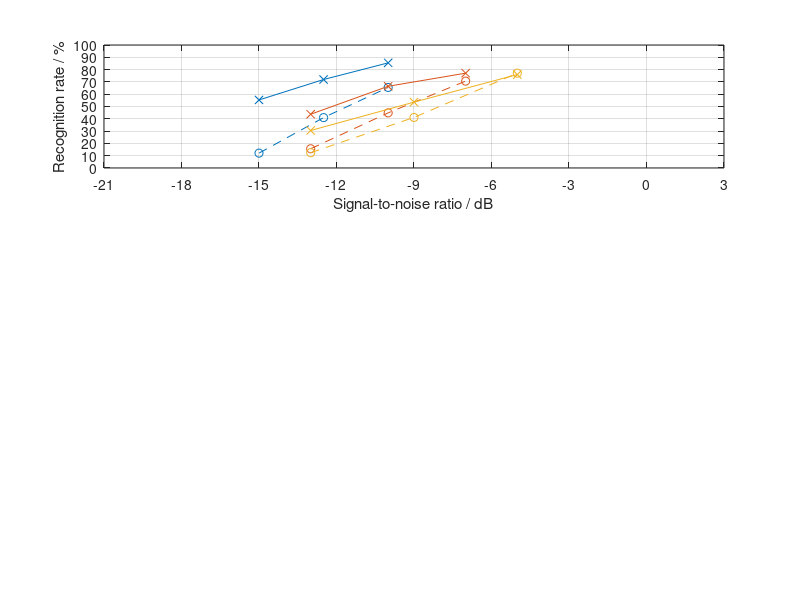

The MATLAB script that drew this image: (Note: this script raises an error after producing the figure.)
close all
clear
clc

graphics_toolkit qt;

% Copy of raw data
german_snrs_near = [-15.0 -12.5 -10.0];
german_snrs_mid  = [-13.0 -10.0 -7.0];
german_snrs_far  = [-13.0 -9.0 -5.0];

german_data_near_plain  = [0.2 0.6 0.9; 0.1 0.2 0.7; 0.0 0.4 0.2; 0.0 0.6 0.6; 0.1 0.8 0.7; 0.1 0.6 0.7; 0.3 0.6 0.5; 0.1 0.5 0.5; 0.1 0.3 1.0; 0.7 0.5 1.0; 0.2 0.4 0.8; 0.2 0.7 0.5; 0.1 0.6 0.2; 0.1 0.2 0.6; 0.0 0.3 0.8; 0.2 0.4 0.7; 0.1 0.2 0.4; 0.3 0.7 0.7; 0.0 0.1 0.8; 0.1 0.3 0.3; 0.1 0.1 0.9; 0.1 0.2 0.5; 0.2 0.5 0.5; 0.3 0.4 1.0; 0.3 0.5 0.9; 0.2 0.6 0.7; 0.0 0.1 0.7; 0.0 0.4 0.4; 0.1 0.2 0.6; 0.2 0.4 0.5; 0.1 0.4 0.6; 0.1 0.4 0.4; 0.1 0.2 0.8; 0.2 0.8 0.9; 0.3 0.5 0.7; 0.1 0.5 0.4; 0.1 0.5 0.7; 0.1 0.1 0.7; 0.2 0.1 0.5; 0.0 0.6 0.5; 0.2 0.6 0.7; 0.1 0.4 0.8; 0.2 0.6 0.6; 0.1 0.3 0.7; 0.0 0.2 0.4; 0.1 0.7 0.4; 0.0 0.2 1.0; 0.0 0.1 0.4; 0.2 0.3 1.0; 0.0 0.5 1.0; 0.0 0.8 0.6; 0.0 0.5 0.9; 0.2 0.3 0.7; 0.0 0.6 0.8; 0.2 0.4 0.7; 0.0 0.6 0.8; 0.0 0.4 0.6; 0.0 0.2 0.9; 0.1 0.4 0.4; 0.0 0.2 0.4; 0.2 0.3 0.7; 0.1 0.3 0.6];
german_data_near_proc   = [0.4 0.7 0.6; 0.3 0.5 0.9; 0.9 1.0 0.9; 0.5 0.5 1.0; 0.6 0.9 1.0; 0.5 0.8 0.8; 0.9 1.0 0.8; 0.5 1.0 1.0; 0.7 0.6 1.0; 0.9 0.6 1.0; 0.5 1.0 0.8; 0.4 0.8 0.9; 0.3 0.6 0.9; 0.7 0.9 1.0; 0.9 0.8 0.9; 0.7 0.7 1.0; 0.7 0.9 1.0; 0.9 0.7 0.9; 0.4 0.8 0.4; 0.3 0.7 0.8; 0.7 0.7 0.8; 0.3 0.7 1.0; 0.6 0.8 0.8; 0.7 0.8 1.0; 0.6 0.8 1.0; 0.3 0.5 0.8; 0.4 0.5 1.0; 0.7 0.7 0.7; 0.6 0.5 0.8; 0.6 0.8 0.9; 0.6 0.3 0.8; 0.7 0.5 0.7; 0.5 0.6 0.9; 0.3 0.5 0.6; 0.5 0.8 0.8; 0.7 0.9 0.8; 0.5 0.8 0.8; 0.5 0.6 0.8; 0.2 0.9 1.0; 0.8 0.9 0.7; 0.7 1.0 0.9; 0.6 0.5 0.9; 0.4 0.7 1.0; 0.9 0.7 1.0; 0.3 0.5 0.8; 0.4 0.8 0.3; 0.4 0.8 1.0; 0.3 0.6 0.7; 0.5 0.8 0.8; 0.4 0.9 0.9; 0.5 0.7 1.0; 0.4 0.5 0.9; 0.4 0.7 0.7; 0.5 0.8 1.0; 0.5 0.9 0.8; 0.6 0.7 0.9; 0.7 0.8 0.8; 0.4 0.4 1.0; 0.7 0.4 1.0; 0.9 0.9 0.9; 0.7 0.7 0.6; 0.3 0.7 0.8];
german_data_mid_plain   = [0.0 0.7 0.8; 0.5 0.5 0.5; 0.0 0.3 0.7; 0.2 0.7 0.8; 0.6 0.3 1.0; 0.2 0.7 0.6; 0.1 0.7 0.9; 0.2 0.5 1.0; 0.1 0.3 0.9; 0.3 0.6 0.9; 0.5 0.4 1.0; 0.2 0.6 0.8; 0.2 0.3 0.7; 0.1 0.7 0.8; 0.2 0.5 1.0; 0.3 0.2 0.8; 0.0 0.2 0.5; 0.0 0.5 1.0; 0.1 0.2 0.7; 0.2 0.6 0.8; 0.1 0.3 0.7; 0.0 0.6 0.7; 0.1 0.4 0.5; 0.1 0.5 0.8; 0.0 0.7 0.9; 0.1 0.6 0.7; 0.0 0.4 0.8; 0.1 0.8 0.8; 0.1 0.6 0.7; 0.3 0.7 0.7; 0.0 0.3 0.4; 0.3 0.1 0.8; 0.1 0.0 0.4; 0.3 0.5 1.0; 0.2 0.3 0.8; 0.0 0.8 0.7; 0.1 0.4 0.8; 0.2 0.3 0.5; 0.3 0.3 0.5; 0.5 0.5 0.5; 0.3 0.3 0.6; 0.0 0.4 0.8; 0.1 0.8 0.3; 0.0 0.7 1.0; 0.0 0.3 0.9; 0.0 0.5 0.2; 0.2 0.7 0.9; 0.1 0.0 0.6; 0.5 0.7 1.0; 0.1 0.2 0.6; 0.0 0.4 0.7; 0.0 0.3 0.5; 0.3 0.7 1.0; 0.2 0.5 0.8; 0.2 0.3 0.6; 0.2 0.6 0.2; 0.2 0.2 0.7; 0.0 0.3 0.6; 0.0 0.4 0.3; 0.1 0.3 0.0; 0.2 0.2 0.8; 0.1 0.4 0.8];
german_data_mid_proc    = [0.1 0.6 1.0; 0.6 0.4 0.7; 0.1 0.7 0.9; 0.4 0.8 0.8; 0.1 0.5 1.0; 0.9 0.2 1.0; 0.6 0.7 0.7; 0.7 0.8 0.9; 0.5 0.9 0.8; 0.9 0.7 0.9; 0.3 0.7 0.7; 0.6 0.7 0.8; 0.7 0.7 0.9; 0.6 0.7 1.0; 0.6 0.8 0.9; 0.2 0.6 0.6; 0.4 0.9 0.5; 0.7 0.8 1.0; 0.4 0.8 1.0; 0.3 0.9 0.3; 0.3 0.4 0.4; 0.3 0.3 0.6; 0.5 0.7 0.8; 0.9 0.5 0.5; 0.5 0.8 0.9; 0.2 0.9 0.8; 0.5 0.9 0.9; 0.0 0.8 0.5; 0.3 0.9 0.8; 0.2 0.7 0.6; 0.4 0.7 0.9; 0.6 1.0 0.9; 0.7 0.5 0.9; 0.5 0.8 0.5; 0.4 0.7 0.7; 0.3 0.5 0.7; 0.1 0.6 0.6; 0.7 0.6 0.8; 0.4 0.5 0.9; 0.3 0.8 0.3; 0.7 0.7 0.8; 0.5 0.7 0.8; 0.9 1.0 1.0; 0.7 0.8 0.8; 0.5 0.6 0.9; 0.3 0.4 0.9; 0.8 0.7 0.9; 0.3 0.6 0.7; 0.5 0.6 1.0; 0.2 0.6 0.6; 0.2 0.5 0.9; 0.4 0.5 0.8; 0.3 1.0 1.0; 0.5 0.6 0.6; 0.4 1.0 1.0; 0.2 0.6 0.5; 0.2 0.6 0.7; 0.3 0.6 0.5; 0.5 0.5 0.6; 0.2 0.2 0.6; 0.4 0.5 0.8; 0.3 0.4 1.0];
german_data_far_plain   = [0.1 0.4 0.6; 0.3 0.4 0.8; 0.3 0.3 0.7; 0.1 0.2 0.7; 0.3 0.4 1.0; 0.2 0.4 0.6; 0.1 0.3 0.9; 0.3 0.6 0.7; 0.0 0.1 0.9; 0.2 0.5 1.0; 0.0 0.6 0.6; 0.2 0.6 0.8; 0.1 0.3 0.7; 0.3 0.2 0.3; 0.2 0.8 0.7; 0.3 0.8 0.9; 0.0 0.1 0.8; 0.2 0.8 0.9; 0.0 0.0 0.9; 0.0 0.1 0.8; 0.2 0.2 0.7; 0.1 0.5 0.6; 0.4 0.8 0.8; 0.2 0.9 0.8; 0.0 0.5 0.9; 0.1 0.3 1.0; 0.0 0.3 0.7; 0.2 0.2 0.8; 0.0 0.3 0.5; 0.0 0.5 1.0; 0.0 0.4 0.7; 0.0 0.4 0.8; 0.0 0.5 0.8; 0.3 0.5 0.8; 0.0 0.8 0.9; 0.0 0.7 0.8; 0.0 0.2 0.9; 0.1 0.1 0.8; 0.1 0.4 0.9; 0.0 0.0 0.9; 0.5 0.5 0.9; 0.3 0.3 0.8; 0.1 0.4 0.6; 0.0 0.8 0.6; 0.1 0.2 0.8; 0.1 0.5 0.5; 0.3 0.8 0.9; 0.0 0.1 0.9; 0.0 0.6 0.6; 0.2 0.3 0.7; 0.3 0.7 0.8; 0.0 0.4 0.6; 0.1 0.7 0.7; 0.2 0.3 0.8; 0.1 0.3 0.7; 0.0 0.3 0.9; 0.2 0.1 0.9; 0.0 0.2 0.8; 0.0 0.5 0.9; 0.0 0.1 0.8; 0.0 0.5 0.9; 0.3 0.5 0.3];
german_data_far_proc    = [0.1 0.4 0.7; 0.6 0.7 0.4; 0.1 0.9 1.0; 0.6 0.3 0.8; 0.6 0.4 0.9; 0.3 0.3 0.9; 0.1 0.7 0.9; 0.3 0.6 0.9; 0.2 0.7 0.7; 0.7 0.9 1.0; 0.7 1.0 0.9; 0.0 0.5 0.7; 0.6 0.7 1.0; 0.4 1.0 0.8; 0.2 0.7 0.8; 0.2 0.2 0.8; 0.2 0.5 0.9; 0.2 1.0 0.5; 0.3 0.4 0.6; 0.0 0.4 0.6; 0.0 0.3 0.7; 0.0 0.4 0.4; 0.5 0.3 1.0; 0.5 0.8 1.0; 0.2 0.4 0.9; 0.2 0.4 0.8; 0.0 0.3 0.7; 0.1 0.4 0.9; 0.3 0.3 0.9; 0.3 0.6 0.6; 0.3 0.7 0.8; 0.1 0.5 0.8; 0.8 0.5 0.6; 0.1 0.5 0.9; 0.7 0.3 1.0; 0.2 0.7 0.4; 0.2 0.4 0.6; 0.5 0.1 0.7; 0.8 0.3 0.7; 0.0 0.2 1.0; 0.1 0.4 0.6; 0.3 0.7 0.9; 0.5 0.6 1.0; 0.3 0.7 0.7; 0.5 0.3 0.6; 0.0 0.2 0.7; 0.5 0.5 0.8; 0.5 0.8 0.7; 0.3 0.6 0.9; 0.2 0.7 0.8; 0.6 0.7 0.3; 0.2 0.4 0.8; 0.3 0.7 0.8; 0.3 0.6 0.6; 0.2 0.7 1.0; 0.6 0.8 0.7; 0.4 0.4 0.9; 0.0 0.4 0.8; 0.2 0.9 0.6; 0.3 0.5 0.7; 0.2 0.5 0.4; 0.2 0.4 0.6];

english_snrs_near = [-13.0 -8.5 -4.0];
english_snrs_mid  = [-11.0 -5 1.0];
english_snrs_far  = [-10.0 -4.0 2.0];

english_data_near_plain = [0.0 0.0 0.4; 0.5 0.2 0.7; 0.0 0.1 0.5; 0.0 0.1 0.7; 0.1 0.2 0.4; 0.1 0.4 0.7; 0.0 0.1 0.1; 0.0 0.4 0.7; 0.3 0.3 0.9; 0.0 0.0 1.0; 0.0 0.1 0.6; 0.2 0.3 0.8; 0.2 0.2 0.6; 0.0 0.0 0.3; 0.3 0.2 0.6; 0.2 0.0 0.8; 0.0 0.4 0.7; 0.0 0.0 0.4; 0.0 0.4 0.4; 0.0 0.5 0.9; 0.2 0.2 0.5; 0.0 0.0 0.6; 0.0 0.4 0.6; 0.2 0.3 0.1; 0.0 0.1 0.2; 0.0 0.1 0.5; 0.0 0.3 0.5; 0.0 0.2 0.6; 0.0 0.2 0.4; 0.0 0.1 0.7; 0.2 0.2 0.5; 0.0 0.1 0.9; 0.0 0.0 0.1; 0.0 0.2 0.3; 0.0 0.2 0.7; 0.0 0.1 0.3; 0.0 0.1 0.6; 0.1 0.0 0.4; 0.1 0.1 0.5; 0.0 0.1 0.7; 0.0 0.4 0.5; 0.0 0.0 0.2; 0.4 0.1 0.5; 0.2 0.3 0.4; 0.0 0.5 0.2; 0.0 0.4 0.2; 0.1 0.1 0.5; 0.0 0.2 0.6; 0.3 0.1 0.4; 0.0 0.2 0.4; 0.1 0.3 0.7; 0.0 0.0 0.2; 0.1 0.3 0.5; 0.0 0.4 0.7; 0.2 0.1 0.5; 0.0 0.1 0.5; 0.0 0.0 0.0; 0.0 0.1 0.3; 0.0 0.3 0.7; 0.0 0.0 0.5; 0.0 0.4 0.2; 0.2 0.2 0.7; 0.1 0.2 0.3];
english_data_near_proc  = [0.2 0.2 0.5; 0.1 0.1 0.6; 0.3 0.7 0.8; 0.0 0.2 0.6; 0.0 0.0 0.5; 0.1 0.8 0.7; 0.2 0.2 0.6; 0.1 0.3 0.5; 0.1 0.3 0.6; 0.1 0.4 0.5; 0.0 0.5 0.5; 0.5 0.3 0.9; 0.0 0.0 0.6; 0.0 0.3 0.7; 0.1 0.3 0.6; 0.0 0.4 0.6; 0.0 0.2 0.8; 0.0 0.2 0.5; 0.2 0.7 1.0; 0.1 0.3 0.8; 0.4 0.4 0.5; 0.1 0.3 0.4; 0.1 0.4 0.9; 0.1 0.2 0.4; 0.0 0.0 0.4; 0.1 0.2 0.6; 0.0 0.2 0.5; 0.0 0.4 0.8; 0.0 0.3 0.8; 0.0 0.4 0.6; 0.3 0.2 0.8; 0.1 0.0 1.0; 0.0 0.2 0.7; 0.0 0.2 0.7; 0.0 0.7 0.4; 0.5 0.5 0.5; 0.2 0.3 0.7; 0.0 0.1 0.4; 0.0 0.3 0.3; 0.0 0.0 0.5; 0.0 0.3 0.6; 0.0 0.3 0.6; 0.0 0.8 0.6; 0.2 0.1 0.4; 0.4 0.8 0.8; 0.0 0.4 0.8; 0.3 0.6 0.6; 0.3 0.4 0.2; 0.4 0.2 0.4; 0.0 0.2 0.6; 0.0 0.2 0.7; 0.0 0.1 0.7; 0.1 0.3 0.4; 0.2 0.7 0.7; 0.2 0.4 0.9; 0.0 0.4 0.9; 0.1 0.1 0.1; 0.0 0.4 0.7; 0.1 0.3 0.2; 0.0 0.2 0.7; 0.2 0.4 0.3; 0.0 0.3 0.4; 0.3 0.3 0.2];
english_data_mid_plain  = [0.1 0.4 0.6; 0.4 0.5 0.8; 0.1 0.1 0.5; 0.0 0.5 0.7; 0.2 0.5 0.8; 0.5 0.7 0.8; 0.0 0.0 0.2; 0.1 0.4 0.9; 0.3 0.5 0.6; 0.2 0.6 0.8; 0.1 0.7 0.7; 0.2 0.2 0.9; 0.2 0.5 0.4; 0.1 0.4 0.8; 0.2 0.6 0.6; 0.1 0.4 0.9; 0.2 0.4 0.8; 0.0 0.4 0.4; 0.4 0.5 0.9; 0.1 0.6 0.9; 0.4 0.7 0.7; 0.0 0.6 0.9; 0.0 0.4 0.8; 0.1 0.4 0.9; 0.1 0.3 0.6; 0.2 0.5 0.5; 0.1 0.7 0.6; 0.0 0.6 0.8; 0.0 0.3 0.7; 0.1 0.6 1.0; 0.2 0.1 0.7; 0.1 0.0 0.8; 0.1 0.7 0.8; 0.0 0.5 0.5; 0.1 0.6 0.8; 0.2 0.4 0.8; 0.1 0.3 0.8; 0.0 0.1 0.6; 0.2 0.2 0.8; 0.1 0.2 0.7; 0.0 0.4 0.7; 0.1 0.5 0.9; 0.2 0.3 0.9; 0.1 0.7 0.9; 0.3 0.7 0.8; 0.2 0.5 0.4; 0.1 0.7 0.8; 0.2 0.8 0.8; 0.0 0.5 0.7; 0.0 0.5 0.7; 0.1 0.1 0.7; 0.4 0.5 1.0; 0.1 0.5 0.6; 0.2 0.4 0.7; 0.1 0.8 0.8; 0.1 0.1 0.6; 0.1 0.0 0.2; 0.0 0.4 0.7; 0.2 0.7 0.7; 0.0 0.3 0.9; 0.2 0.3 1.0; 0.0 0.4 0.9; 0.2 0.1 0.4];
english_data_mid_proc   = [0.0 0.5 0.6; 0.5 0.2 0.9; 0.2 0.2 0.4; 0.2 0.7 0.8; 0.0 0.0 1.0; 0.1 0.4 0.9; 0.0 0.4 0.4; 0.0 0.5 0.6; 0.2 0.8 0.7; 0.1 0.6 0.6; 0.1 0.8 0.4; 0.2 0.2 0.8; 0.0 0.9 0.9; 0.3 0.4 0.9; 0.6 0.5 0.9; 0.1 0.4 0.5; 0.1 0.6 0.9; 0.0 0.1 1.0; 0.0 0.3 0.9; 0.7 0.6 0.9; 0.0 0.8 0.7; 0.0 0.6 0.4; 0.2 0.5 0.3; 0.2 0.5 0.8; 0.0 0.3 0.4; 0.3 0.6 0.8; 0.2 0.5 0.6; 0.0 0.1 0.8; 0.0 0.3 0.7; 0.0 0.6 0.5; 0.1 0.7 1.0; 0.0 0.2 0.7; 0.2 0.7 0.5; 0.0 0.8 0.5; 0.3 0.6 0.8; 0.2 0.1 0.6; 0.3 0.7 0.9; 0.1 0.3 0.9; 0.1 0.4 0.6; 0.0 0.5 0.8; 0.2 0.6 0.5; 0.5 0.2 0.9; 0.1 0.8 1.0; 0.3 0.4 0.9; 0.2 0.7 1.0; 0.1 0.3 0.8; 0.2 0.3 0.8; 0.2 0.5 0.5; 0.0 0.4 0.8; 0.5 0.3 0.6; 0.1 0.3 0.6; 0.2 0.1 0.6; 0.2 0.2 0.8; 0.1 0.8 0.6; 0.0 0.4 1.0; 0.1 0.5 0.3; 0.0 0.0 0.2; 0.3 0.7 1.0; 0.3 0.3 1.0; 0.0 0.2 0.7; 0.2 0.6 0.5; 0.0 0.0 0.8; 0.2 0.6 0.5];
english_data_far_plain  = [0.1 0.0 0.4; 0.6 0.9 1.0; 0.3 0.3 0.8; 0.1 0.5 0.6; 0.1 0.5 0.7; 0.5 0.4 0.6; 0.0 0.1 0.7; 0.4 0.5 0.9; 0.5 0.5 0.9; 0.0 0.4 0.8; 0.2 0.5 0.6; 0.2 0.4 0.6; 0.3 0.6 0.9; 0.3 0.5 0.9; 0.3 0.4 0.9; 0.1 0.4 0.9; 0.0 0.0 1.0; 0.0 0.0 0.3; 0.2 0.4 0.9; 0.6 0.7 0.8; 0.2 0.6 0.8; 0.2 0.5 0.7; 0.1 0.6 0.5; 0.0 0.5 0.7; 0.7 0.3 0.6; 0.0 0.5 0.6; 0.0 0.4 0.8; 0.0 0.7 0.8; 0.1 0.4 0.8; 0.0 0.4 0.8; 0.4 0.3 0.7; 0.0 0.2 0.5; 0.3 0.4 0.9; 0.0 0.1 0.5; 0.2 0.3 0.9; 0.1 0.3 0.7; 0.3 0.6 0.8; 0.0 0.2 0.6; 0.0 0.0 0.7; 0.1 0.7 0.6; 0.1 0.5 0.7; 0.0 0.5 0.9; 0.2 0.3 0.6; 0.2 0.6 0.9; 0.4 0.3 1.0; 0.4 0.6 0.9; 0.4 0.4 0.8; 0.5 0.5 0.8; 0.1 0.5 0.9; 0.2 0.6 0.9; 0.0 0.1 0.6; 0.1 0.3 0.8; 0.2 0.5 0.8; 0.2 0.4 0.6; 0.2 0.5 0.8; 0.0 0.7 0.6; 0.0 0.0 0.3; 0.0 0.6 0.9; 0.1 0.4 0.8; 0.1 0.4 0.9; 0.1 0.8 1.0; 0.3 0.1 0.7; 0.1 0.7 0.5];
english_data_far_proc   = [0.1 0.4 0.8; 0.5 0.5 0.8; 0.1 0.2 0.9; 0.0 0.7 0.9; 0.1 0.1 0.5; 0.1 0.5 1.0; 0.0 0.2 0.6; 0.3 0.3 0.6; 0.2 0.7 0.6; 0.0 0.3 0.3; 0.0 0.2 0.7; 0.0 0.6 0.6; 0.4 0.5 0.7; 0.4 0.9 0.9; 0.3 0.4 0.8; 0.2 0.5 0.7; 0.2 0.4 0.4; 0.0 0.0 0.4; 0.0 0.3 0.7; 0.1 0.7 1.0; 0.0 0.7 0.8; 0.3 0.3 0.8; 0.2 0.6 0.6; 0.4 0.2 0.9; 0.2 0.2 0.5; 0.1 0.6 0.9; 0.3 0.7 0.3; 0.0 0.3 0.5; 0.3 0.3 0.3; 0.0 0.4 0.6; 0.1 0.5 0.8; 0.1 0.5 0.7; 0.1 0.3 0.7; 0.0 0.2 0.8; 0.1 0.3 0.9; 0.2 0.3 0.3; 0.2 0.5 0.9; 0.1 0.2 0.3; 0.0 0.5 0.5; 0.0 0.5 0.6; 0.3 0.6 0.6; 0.0 0.2 0.6; 0.0 0.9 0.8; 0.2 0.7 0.7; 0.8 0.8 1.0; 0.2 0.2 0.9; 0.2 0.7 0.6; 0.0 0.4 0.4; 0.1 0.7 0.7; 0.3 0.2 0.6; 0.1 0.4 0.6; 0.0 0.2 1.0; 0.4 0.5 0.3; 0.1 0.2 0.6; 0.0 0.9 1.0; 0.0 0.8 0.3; 0.3 0.0 0.5; 0.0 0.4 0.7; 0.1 0.5 1.0; 0.0 0.0 0.2; 0.3 0.5 0.9; 0.0 0.3 0.9; 0.4 0.6 0.4];

spanish_snrs_near = [-17.5 -14.5 -11.5];
spanish_snrs_mid  = [-17.0 -14.0 -11.0];
spanish_snrs_far  = [-18.0 -14.0 -10.0];

spanish_data_near_plain = [0.0 0.7 0.4; 0.4 0.6 0.7; 0.2 0.4 0.6; 0.0 0.6 0.7; 0.0 0.7 0.4; 0.1 0.5 0.7; 0.4 0.1 0.9; 0.0 0.0 0.8; 0.0 0.5 0.5; 0.1 0.1 0.4; 0.0 0.5 0.4; 0.1 0.5 0.6; 0.1 0.1 0.9; 0.0 0.1 0.9; 0.1 0.6 0.3; 0.0 0.6 0.8; 0.1 0.0 0.3; 0.2 0.9 1.0; 0.3 0.8 0.8; 0.2 0.6 0.9; 0.4 0.6 1.0; 0.0 0.3 0.5; 0.0 0.4 0.2; 0.0 0.6 0.8; 0.1 0.6 0.6; 0.1 0.7 0.7; 0.0 0.1 0.5; 0.0 0.1 0.3; 0.2 0.9 0.8; 0.0 0.0 0.5; 0.0 0.6 0.8; 0.2 0.3 0.9; 0.3 0.9 1.0; 0.2 0.4 0.9; 0.0 0.1 0.8; 0.6 0.9 1.0; 0.2 0.6 0.9; 0.1 0.2 0.8; 0.0 0.2 0.6; 0.0 0.1 0.2; 0.1 0.3 0.3; 0.1 0.6 0.5; 0.2 0.6 0.7; 0.0 0.1 0.5; 0.3 0.1 0.8; 0.5 0.9 0.7; 0.1 0.1 0.4; 0.0 0.0 0.5; 0.1 0.1 0.8; 0.4 0.6 0.9; 0.0 0.2 0.7; 0.0 0.3 0.2; 0.8 0.8 0.9; 0.0 0.8 0.7; 0.2 0.5 0.4; 0.2 0.7 1.0; 0.1 0.0 0.4; 0.1 0.2 0.5; 0.6 0.7 0.8; 0.0 0.1 0.5; 0.0 0.4 0.7; 0.4 0.6 0.8];
spanish_data_near_proc  = [0.7 1.0 1.0; 0.8 0.9 1.0; 0.8 0.7 1.0; 0.7 0.8 0.9; 0.5 0.9 0.9; 0.3 0.7 0.8; 0.1 0.8 0.8; 0.4 0.8 1.0; 0.8 0.8 0.9; 0.3 0.7 0.6; 0.7 1.0 0.7; 0.9 0.8 1.0; 0.7 0.8 1.0; 0.4 0.9 1.0; 0.8 0.9 1.0; 0.7 0.6 1.0; 0.4 0.5 1.0; 0.9 1.0 0.7; 0.6 1.0 0.9; 0.9 0.7 1.0; 0.7 0.8 0.6; 0.8 0.9 0.9; 0.6 0.8 0.9; 0.4 0.9 1.0; 0.7 0.6 0.7; 0.2 0.8 0.7; 0.5 0.6 0.6; 0.7 0.9 0.7; 0.8 0.9 1.0; 0.5 1.0 0.8; 0.6 0.2 0.8; 0.4 0.9 1.0; 0.8 0.7 1.0; 0.6 0.4 1.0; 0.4 0.7 1.0; 0.8 0.9 1.0; 0.5 0.7 0.8; 0.5 1.0 0.7; 0.3 0.8 1.0; 0.3 0.9 0.9; 0.3 0.6 0.8; 0.6 1.0 1.0; 0.7 0.7 0.9; 0.3 0.6 0.5; 0.3 0.7 0.9; 0.9 1.0 0.8; 0.5 0.7 1.0; 0.0 0.8 0.8; 0.5 0.7 0.8; 0.5 0.8 1.0; 0.0 0.6 0.7; 0.1 0.2 0.7; 0.7 0.8 0.9; 0.3 0.8 1.0; 0.8 0.8 0.9; 0.6 0.9 0.7; 0.5 0.9 0.9; 0.4 0.8 0.4; 0.9 0.7 0.9; 0.5 0.9 0.9; 0.6 0.6 0.9; 0.5 0.9 0.6];
spanish_data_mid_plain  = [0.5 0.7 0.8; 0.2 0.6 0.7; 0.3 0.6 0.9; 0.0 0.1 0.4; 0.0 0.1 0.4; 0.3 0.5 0.8; 0.1 0.2 0.2; 0.0 0.3 0.5; 0.1 0.0 0.5; 0.0 0.3 0.1; 0.0 0.1 0.2; 0.0 0.6 0.4; 0.2 0.3 0.7; 0.0 0.1 0.3; 0.0 0.0 0.2; 0.5 0.5 0.9; 0.0 0.0 0.2; 0.3 0.4 0.7; 0.4 0.5 0.9; 0.0 0.2 0.7; 0.4 0.2 0.8; 0.0 0.4 0.2; 0.1 0.0 0.1; 0.0 0.2 0.2; 0.3 0.2 0.5; 0.0 0.4 0.6; 0.1 0.2 0.6; 0.0 0.0 0.6; 0.4 0.7 0.7; 0.1 0.0 0.0; 0.0 0.2 0.6; 0.1 0.0 0.7; 0.5 0.3 0.9; 0.0 0.4 0.8; 0.0 0.3 0.3; 0.3 0.7 1.0; 0.1 0.0 0.8; 0.2 0.2 0.1; 0.2 0.0 0.6; 0.0 0.3 0.3; 0.2 0.3 0.5; 0.0 0.0 0.5; 0.0 0.1 0.8; 0.0 0.1 0.9; 0.1 0.3 0.5; 0.0 0.1 0.5; 0.0 0.0 0.0; 0.0 0.0 0.0; 0.1 0.2 0.4; 0.4 0.5 0.5; 0.1 0.0 0.6; 0.1 0.0 0.1; 0.2 0.7 0.7; 0.2 0.0 0.7; 0.0 0.3 0.4; 0.2 0.2 0.7; 0.0 0.2 0.8; 0.0 0.3 0.1; 0.2 0.5 0.8; 0.1 0.5 0.4; 0.1 0.0 0.3; 0.0 0.2 0.5];
spanish_data_mid_proc   = [0.7 1.0 1.0; 0.5 0.9 0.9; 0.9 0.7 0.8; 0.5 0.8 1.0; 0.3 0.7 1.0; 0.4 0.7 0.8; 0.5 0.4 0.5; 0.7 0.4 0.7; 0.4 0.4 0.5; 0.7 0.4 0.8; 0.0 0.8 0.8; 0.5 0.4 0.9; 0.3 0.5 0.9; 0.1 0.9 0.5; 0.7 1.0 0.7; 0.7 0.8 0.7; 0.0 0.7 0.8; 0.8 1.0 0.8; 0.2 0.8 0.6; 0.7 0.6 0.8; 0.6 0.8 0.9; 0.4 0.5 0.8; 0.2 0.5 0.5; 0.3 0.1 0.9; 0.2 0.6 1.0; 0.5 0.1 0.9; 0.7 0.4 0.9; 0.5 0.4 1.0; 0.5 1.0 0.8; 0.3 0.4 0.8; 0.4 0.9 0.8; 0.2 0.5 1.0; 0.7 0.7 0.9; 0.2 0.9 0.8; 0.4 0.7 0.7; 0.6 0.7 0.6; 0.0 0.9 0.9; 0.4 0.4 0.8; 0.5 1.0 0.8; 0.1 0.5 0.5; 0.4 0.9 0.8; 0.1 0.6 0.3; 0.8 0.3 0.8; 0.0 0.4 0.8; 0.4 0.3 0.8; 0.1 0.7 0.6; 0.3 0.4 0.8; 0.0 0.2 0.9; 0.4 0.4 0.5; 0.4 0.3 0.7; 0.7 0.8 1.0; 0.0 0.0 0.3; 0.7 0.8 0.8; 0.3 0.6 0.8; 0.8 0.7 1.0; 0.6 0.8 0.9; 0.6 0.4 0.9; 0.2 0.7 0.5; 0.6 0.7 0.9; 0.3 0.7 0.8; 0.3 0.7 0.6; 0.4 0.7 0.4];
spanish_data_far_plain  = [0.5 0.7 1.0; 0.1 0.4 0.8; 0.0 0.4 0.8; 0.0 0.4 0.7; 0.0 0.4 0.2; 0.0 0.0 0.6; 0.0 0.1 0.5; 0.0 0.4 0.4; 0.0 0.4 0.5; 0.0 0.1 0.4; 0.0 0.0 0.3; 0.0 0.0 0.3; 0.1 0.1 0.5; 0.0 0.3 0.3; 0.0 0.6 0.6; 0.2 0.3 0.7; 0.0 0.0 0.7; 0.2 0.9 1.0; 0.0 0.3 0.4; 0.1 0.5 0.5; 0.2 0.4 0.7; 0.0 0.1 0.8; 0.0 0.1 0.6; 0.1 0.2 0.4; 0.1 0.3 0.8; 0.0 0.4 0.6; 0.0 0.0 0.7; 0.0 0.0 0.4; 0.0 0.6 0.9; 0.0 0.1 0.4; 0.0 0.1 0.3; 0.0 0.1 0.5; 0.1 0.8 0.8; 0.1 0.3 0.6; 0.1 0.5 0.3; 0.2 0.6 0.5; 0.2 0.4 0.8; 0.1 0.0 0.3; 0.0 0.4 0.7; 0.0 0.5 0.0; 0.1 0.1 0.2; 0.1 0.2 0.2; 0.0 0.7 0.9; 0.0 0.1 0.2; 0.0 0.4 0.7; 0.2 0.2 0.3; 0.0 0.2 0.4; 0.0 0.0 0.0; 0.0 0.1 0.5; 0.1 0.2 1.0; 0.0 0.0 0.2; 0.0 0.1 0.6; 0.3 0.6 0.3; 0.0 0.1 1.0; 0.1 0.0 0.9; 0.3 0.3 0.7; 0.0 0.1 0.2; 0.0 0.1 0.8; 0.3 0.4 0.6; 0.1 0.1 0.7; 0.0 0.1 0.3; 0.1 0.3 0.6];
spanish_data_far_proc   = [0.9 1.0 1.0; 0.2 0.7 1.0; 0.2 0.8 0.8; 0.1 0.1 0.6; 0.3 0.9 0.9; 0.3 0.5 0.9; 0.1 0.2 0.7; 0.1 0.5 0.5; 0.0 0.4 0.9; 0.1 0.3 0.9; 0.0 0.2 0.4; 0.1 0.0 0.7; 0.2 0.5 0.8; 0.2 0.3 0.5; 0.0 0.1 0.6; 0.6 0.7 0.5; 0.3 0.3 0.6; 0.4 0.7 1.0; 0.4 0.4 0.7; 0.4 0.4 1.0; 0.3 0.6 0.4; 0.3 0.3 0.6; 0.1 0.2 0.1; 0.5 0.9 0.6; 0.3 0.6 0.7; 0.4 0.7 0.6; 0.1 0.4 0.9; 0.2 0.4 0.9; 0.6 0.5 0.8; 0.3 0.5 0.5; 0.0 0.6 0.9; 0.6 1.0 0.9; 0.5 0.4 1.0; 0.4 0.6 0.9; 0.2 0.2 0.7; 0.8 1.0 1.0; 0.2 0.3 0.2; 0.4 0.5 0.5; 0.0 0.1 0.1; 0.0 0.3 1.0; 0.3 0.3 0.6; 0.0 0.4 0.6; 0.3 0.5 1.0; 0.1 0.0 0.6; 0.0 0.3 0.6; 0.2 0.3 0.7; 0.1 0.1 0.7; 0.0 0.0 0.8; 0.1 0.3 0.3; 0.1 0.5 0.9; 0.1 0.1 0.2; 0.1 0.1 0.4; 0.1 0.6 0.7; 0.2 0.5 0.7; 0.3 0.7 0.6; 0.3 0.3 0.9; 0.1 0.4 0.8; 0.1 0.4 0.4; 0.6 0.5 0.6; 0.1 0.7 0.9; 0.3 0.8 0.8; 0.2 0.8 0.8];

figure('Position', [0 0 300 500]);
colors = lines(3);

subplot(3,1,1);
% German
h = [];
h(end+1) = plot(german_snrs_near,mean(german_data_near_plain).*100,'o--','Color',colors(1,:));
hold on;
h(end+1) = plot(german_snrs_near,mean(german_data_near_proc).*100 ,'x-' ,'Color',colors(1,:));
h(end+1) = plot(german_snrs_mid ,mean(german_data_mid_plain).*100 ,'o--','Color',colors(2,:));
h(end+1) = plot(german_snrs_mid ,mean(german_data_mid_proc).*100  ,'x-' ,'Color',colors(2,:));
h(end+1) = plot(german_snrs_far ,mean(german_data_far_plain).*100 ,'o--','Color',colors(3,:));
h(end+1) = plot(german_snrs_far ,mean(german_data_far_proc).*100  ,'x-' ,'Color',colors(3,:));
xlim([-21 3]);
ylim([0 100]);
xticks(-21:3:3);
yticks(0:10:100);
grid on;
xlabel('Signal-to-noise ratio / dB');
ylabel('Recognition rate / %');
german_near_epsi = epsi(german_snrs_near,mean(german_data_near_proc),1,german_snrs_near,mean(german_data_near_plain),1)
german_mid_epsi  = epsi(german_snrs_mid ,mean(german_data_mid_proc) ,1,german_snrs_mid ,mean(german_data_mid_plain) ,1)
german_far_epsi  = epsi(german_snrs_far ,mean(german_data_far_proc) ,1,german_snrs_far ,mean(german_data_far_plain) ,1)
text(-21,110,sprintf('German: EPSI near=%.1fdB mid=%.1fdB far=%.1fdB', german_near_epsi, german_mid_epsi, german_far_epsi));


% English
subplot(3,1,2);
h = [];
h(end+1) = plot(english_snrs_near,mean(english_data_near_plain).*100,'o--','Color',colors(1,:));
hold on;
h(end+1) = plot(english_snrs_near,mean(english_data_near_proc).*100 ,'x-' ,'Color',colors(1,:));
h(end+1) = plot(english_snrs_mid ,mean(english_data_mid_plain).*100 ,'o--','Color',colors(2,:));
h(end+1) = plot(english_snrs_mid ,mean(english_data_mid_proc).*100  ,'x-' ,'Color',colors(2,:));
h(end+1) = plot(english_snrs_far ,mean(english_data_far_plain).*100 ,'o--','Color',colors(3,:));
h(end+1) = plot(english_snrs_far ,mean(english_data_far_proc).*100  ,'x-' ,'Color',colors(3,:));
xlim([-21 3]);
ylim([0 100]);
xticks(-21:3:3);
yticks(0:10:100);
grid on;
xlabel('Signal-to-noise ratio / dB');
ylabel('Recognition rate / %');
english_near_epsi = epsi(english_snrs_near,mean(english_data_near_proc),1,english_snrs_near,mean(english_data_near_plain),1)
english_mid_epsi  = epsi(english_snrs_mid ,mean(english_data_mid_proc) ,1,english_snrs_mid ,mean(english_data_mid_plain) ,1)
english_far_epsi  = epsi(english_snrs_far ,mean(english_data_far_proc) ,1,english_snrs_far ,mean(english_data_far_plain) ,1)
text(-21,110,sprintf('English: EPSI near=%.1fdB mid=%.1fdB far=%.1fdB', english_near_epsi, english_mid_epsi, english_far_epsi));


% Spanish
subplot(3,1,3);
h = [];
h(end+1) = plot(spanish_snrs_near,mean(spanish_data_near_plain).*100,'o--','Color',colors(1,:));
hold on;
h(end+1) = plot(spanish_snrs_near,mean(spanish_data_near_proc).*100 ,'x-' ,'Color',colors(1,:));
h(end+1) = plot(spanish_snrs_mid ,mean(spanish_data_mid_plain).*100 ,'o--','Color',colors(2,:));
h(end+1) = plot(spanish_snrs_mid ,mean(spanish_data_mid_proc).*100  ,'x-' ,'Color',colors(2,:));
h(end+1) = plot(spanish_snrs_far ,mean(spanish_data_far_plain).*100 ,'o--','Color',colors(3,:));
h(end+1) = plot(spanish_snrs_far ,mean(spanish_data_far_proc).*100  ,'x-' ,'Color',colors(3,:));
xlim([-21 3]);
ylim([0 100]);
xticks(-21:3:3);
yticks(0:10:100);
grid on;
xlabel('Signal-to-noise ratio / dB');
ylabel('Recognition rate / %');
legend(h,{'Near unproc.' 'Near proc.' 'Mid unproc.' 'Mid proc.' 'Far unproc.' 'Far proc.'},'location','east');
spanish_near_epsi = epsi(spanish_snrs_near,mean(spanish_data_near_proc),1,spanish_snrs_near,mean(spanish_data_near_plain),1)
spanish_mid_epsi  = epsi(spanish_snrs_mid ,mean(spanish_data_mid_proc) ,1,spanish_snrs_mid ,mean(spanish_data_mid_plain) ,1)
spanish_far_epsi  = epsi(spanish_snrs_far ,mean(spanish_data_far_proc) ,1,spanish_snrs_far ,mean(spanish_data_far_plain) ,1)
text(-21,110,sprintf('Spanish: EPSI near=%.1fdB mid=%.1fdB far=%.1fdB', spanish_near_epsi, spanish_mid_epsi, spanish_far_epsi));

set(gcf,'PaperUnits','inches','PaperPosition',[0 0 3 5].*1.4);
print('-depsc2','-r300','evaluation.eps');
